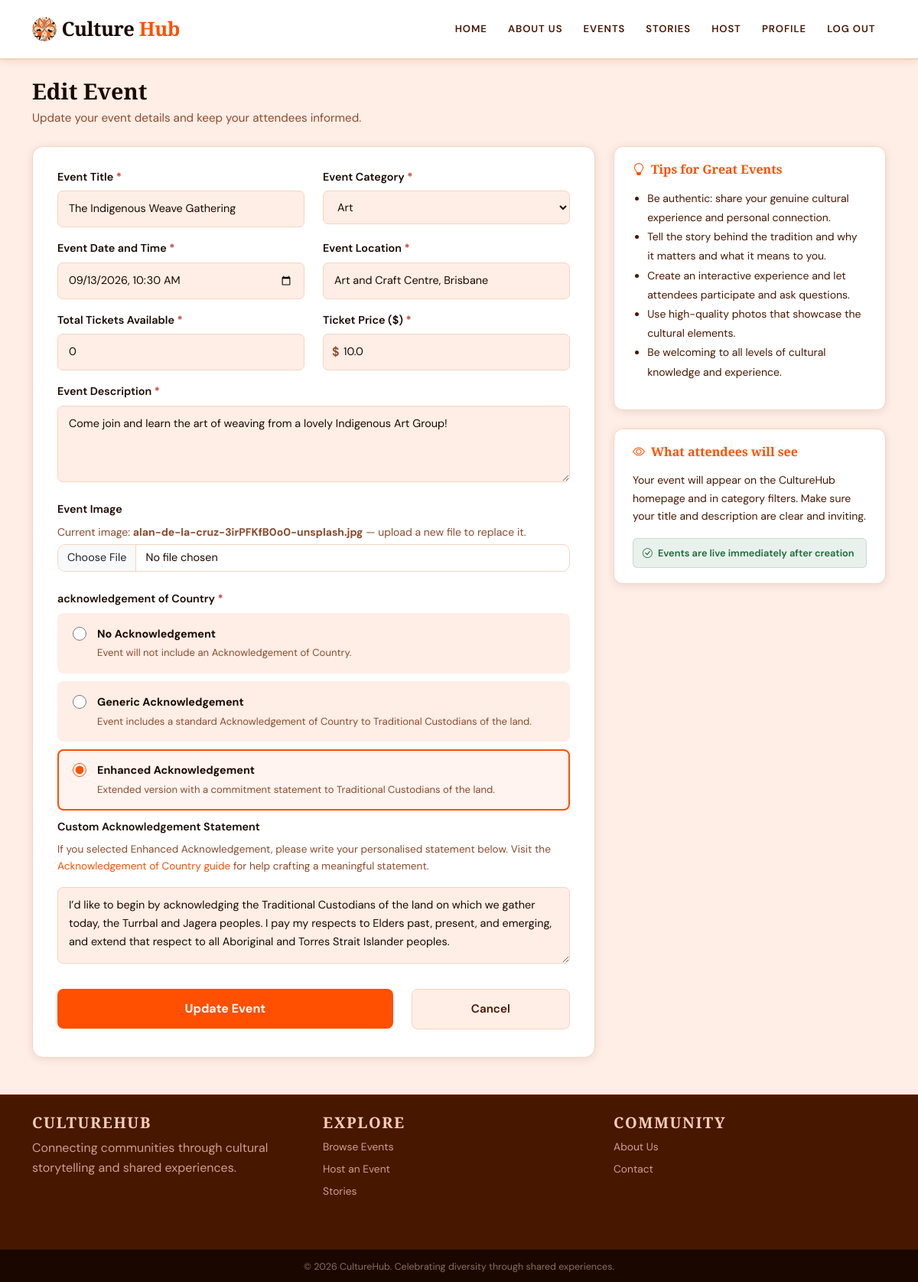
Page /event/3/edit (signed in) on the committed database.
### culturehub/models.py (models this page shows)
class Event(db.Model):
    id = db.Column(db.Integer, primary_key=True)
    name = db.Column(db.String(100), nullable=False)
    category = db.Column(db.String(50), nullable=False)
    date = db.Column(db.DateTime, nullable=False)
    location = db.Column(db.String(255), nullable=False)
    description = db.Column(db.Text, nullable=False)
    image = db.Column(db.String(255))
    status = db.Column(db.String(20), default='Open')
    tickets_available = db.Column(db.Integer, nullable=False)
    price = db.Column(db.Float, nullable=False)
    acknowledgement  = db.Column(db.String(20), default='none')
    acknowledgement_text = db.Column(db.Text, nullable=True)
    user_id = db.Column(db.Integer, db.ForeignKey('user.id'), nullable=False)
    comments = db.relationship('Comment', backref='event', lazy=True)
    orders = db.relationship('Order', backref='event', lazy=True)

### culturehub/views.py (the view, shortened to what this page needs)
@main_bp.route('/event/<int:event_id>/edit' , methods=['GET', 'POST'])
@login_required
def event_edit(event_id):
    event = Event.query.get_or_404(event_id)
    if event.user_id != current_user.id:
        flash('You do not have permission to edit this event.')
        return redirect(url_for('main.event_detail', event_id=event_id))
    form = EventForm(obj=event)
    return render_template('events/event_edit.html', form=form, event=event)

### culturehub/templates/events/event_edit.html (shortened to what this page needs)
{% extends "base.html" %}
{% block content %}
<main class="container my-4">
  <h3 class="create-page-title">Edit Event</h3>
  <p class="create-subtitle">Update your event details and keep your attendees informed.</p>
  <div class="row g-4">
    <div class="col-lg-8">
      <div class="create-form-card">
        <form method="POST" enctype="multipart/form-data" id="eventForm" novalidate>
          <div class="row">
            <div class="col-md-6 mb-3">
              <label class="create-label">
                {{ form.name.label.text }} <span class="create-required">*</span>
              </label>
              {{ form.name(class="create-input", placeholder="e.g., Japanese Tea Ceremony") }}
            </div>
            <div class="col-md-6 mb-3">
              <label class="create-label">
                {{ form.category.label.text }} <span class="create-required">*</span>
              </label>
              {{ form.category(class="create-input") }}
            </div>
          </div>
          <div class="row">
            <div class="col-md-6 mb-3">
              <label class="create-label">
                {{ form.date.label.text }} <span class="create-required">*</span>
              </label>
              {{ form.date(class="create-input") }}
            </div>
            <div class="col-md-6 mb-3">
              <label class="create-label">
                {{ form.location.label.text }} <span class="create-required">*</span>
              </label>
              {{ form.location(class="create-input", placeholder="e.g., Queen Street, Brisbane CBD") }}
            </div>
          </div>
          <div class="row">
            <div class="col-md-6 mb-3">
              <label class="create-label">
                {{ form.tickets_available.label.text }} <span class="create-required">*</span>
              </label>
              {{ form.tickets_available(class="create-input", placeholder="e.g., 100") }}
            </div>
            <div class="col-md-6 mb-3">
              <label class="create-label">
                {{ form.price.label.text }} <span class="create-required">*</span>
              </label>
              <div class="create-input-prefix">
                <span class="prefix-symbol">$</span>
                {{ form.price(class="create-input prefix-input", placeholder="e.g., 35.00") }}
              </div>
            </div>
          </div>
          <div class="mb-3">
            <label class="create-label">
              {{ form.description.label.text }} <span class="create-required">*</span>
            </label>
            {{ form.description(class="create-input create-textarea", placeholder="Describe what attendees will experience at your event...") }}
          </div>
          <div class="mb-4">
            <label class="create-label" for="image">
              {{ form.image.label.text }}
            </label>
            {% if event.image %}
              <p class="text-muted small mb-1">Current image: <strong>{{ event.image }}</strong> — upload a new file to replace it.</p>
            {% endif %}
            {{ form.image(class="form-control create-file-input", id="image") }}
          </div>
          <div class="mb-4">
            <label class="create-label">
              {{ form.acknowledgement.label.text }} <span class="create-required">*</span>
            </label>
            <label class="ack-box {% if form.acknowledgement.data == 'none' or not form.acknowledgement.data %}ack-selected{% endif %}" id="ack-none">
              <input type="radio" name="acknowledgement" value="none" class="ack-radio"
                {% if form.acknowledgement.data == 'none' or not form.acknowledgement.data %}checked{% endif %}>
              <div>
                <div class="ack-title">No Acknowledgement</div>
                <div class="ack-desc">Event will not include an Acknowledgement of Country.</div>
              </div>
            </label>
            <label class="ack-box {% if form.acknowledgement.data == 'generic' %}ack-selected{% endif %}" id="ack-generic">
              <input type="radio" name="acknowledgement" value="generic" class="ack-radio"
                {% if form.acknowledgement.data == 'generic' %}checked{% endif %}>
              <div>
                <div class="ack-title">Generic Acknowledgement</div>
                <div class="ack-desc">Event includes a standard Acknowledgement of Country to Traditional Custodians of the land.</div>
              </div>
            </label>
            <label class="ack-box {% if form.acknowledgement.data == 'enhanced' %}ack-selected{% endif %}" id="ack-enhanced">
              <input type="radio" name="acknowledgement" value="enhanced" class="ack-radio"
                {% if form.acknowledgement.data == 'enhanced' %}checked{% endif %}>
              <div>
                <div class="ack-title">Enhanced Acknowledgement</div>
                <div class="ack-desc">Extended version with a commitment statement to Traditional Custodians of the land.</div>
              </div>
            </label>
            <div class="mb-4">
                <label class="create-label">Custom Acknowledgement Statement</label>
                <p class="text-muted" style="font-size: 0.85rem;">If you selected Enhanced Acknowledgement, please write your personalised statement below. Visit the <a href="{{ url_for('main.acknowledgement') }}" target="_blank">Acknowledgement of Country guide</a> for help crafting a meaningful statement.</p>
                {{ form.acknowledgement_text(class="create-input create-textarea", placeholder="e.g., I acknowledge the Turrbal and Jagera peoples as the Traditional Custodians of the land on which this event takes place...") }}
            </div>
          </div>
          <div class="row mt-2">
            <div class="col-md-8 mb-2">
              {{ form.submit(class="btn-create-event w-100", value="Update Event") }}
            </div>
            <div class="col-md-4 mb-2">
              <a href="{{ url_for('main.index') }}" class="btn-cancel-event w-100 text-decoration-none text-center d-block">
                Cancel
              </a>
            </div>
          </div>
        </form>
      </div>
    </div>
    <div class="col-lg-4">
      <div class="create-tips-card">
        <h5 class="create-tips-title"><i class="bi bi-lightbulb me-2"></i>Tips for Great Events</h5>
        <ul class="create-tips-list">
          <li>Be authentic: share your genuine cultural experience and personal connection.</li>
          <li>Tell the story behind the tradition and why it matters and what it means to you.</li>
          <li>Create an interactive experience and let attendees participate and ask questions.</li>
          <li>Use high-quality photos that showcase the cultural elements.</li>
          <li>Be welcoming to all levels of cultural knowledge and experience.</li>
        </ul>
      </div>
      <div class="create-preview-card mt-4">
        <h5 class="create-tips-title"><i class="bi bi-eye me-2"></i>What attendees will see</h5>
        <p class="create-tips-text">Your event will appear on the CultureHub homepage and in category filters. Make sure your title and description are clear and inviting.</p>
        <div class="create-preview-badge">
          <i class="bi bi-check-circle me-1"></i> Events are live immediately after creation
        </div>
      </div>
    </div>
  </div>
</main>
{% endblock %}

### culturehub/static/style/stylesheet.css (style rules this page uses)
:root { --cream-light: #FFEEE6; --cream: #FFCEB8; --accent: #FF4F00; --accent-dark: #C13D00; --accent-pale: rgba(255, 79, 0, 0.10); --brown: #471700; --brown-dark: #1A0800; --text: #1A0800; --text-mid: #471700; --text-muted: #8B4A2B; --border: rgba(255, 79, 0, 0.18); --card: #FFF5EF; --card-border: #F5D5C0; --font-display: 'Playfair Display', serif; --font-body: 'DM Sans', sans-serif; --radius: 10px; --radius-lg: 16px; --shadow-sm: 0 2px 12px rgba(71, 23, 0, 0.10); --shadow: 0 8px 32px rgba(71, 23, 0, 0.14); --transition: all 0.22s cubic-bezier(0.4, 0, 0.2, 1); }
*, *::before, *::after { box-sizing: border-box; }
html { scroll-behavior: smooth; }
body { font-family: var(--font-body); background-color: var(--cream-light); color: var(--text); font-size: 1rem; line-height: 1.65; min-height: 100vh; }
h1, h2, h3, h4, h5, h6 { font-family: var(--font-display); color: var(--text); }
a { color: var(--accent); text-decoration: none; transition: var(--transition); }
.form-control { background: #fff !important; border: 1px solid var(--card-border) !important; color: var(--text) !important; border-radius: var(--radius) !important; font-family: var(--font-body) !important; }
.form-control::placeholder { color: var(--text-muted) !important; opacity: 0.7; }
.text-muted { color: var(--text-muted) !important; }

### rows in the picture
Event: name "The Indigenous Weave Gathering", category "Art", date "09/13/2026 10:30", location "Art and Craft Centre, Brisbane", tickets_available "0", price "10.0", description "Come join and learn the art of weaving from a lovely Indigenous Art Group!", image "alan-de-la-cruz-3irPFKfB0o0-unsplash.jpg", acknowledgement "☐ No Acknowledgement Event will", acknowledgement "☐ Generic Acknowledgement Event", acknowledgement "☑ Enhanced Acknowledgement Exten", acknowledgement_text "I’d like to begin by acknowledging the Traditional Custodians of the land on which we gather today, the Turrbal and Jagera peoples. I pay my respects to Elders past, present, and emerging, and extend that respect to all Aboriginal and Torres Strait Islander peoples."
